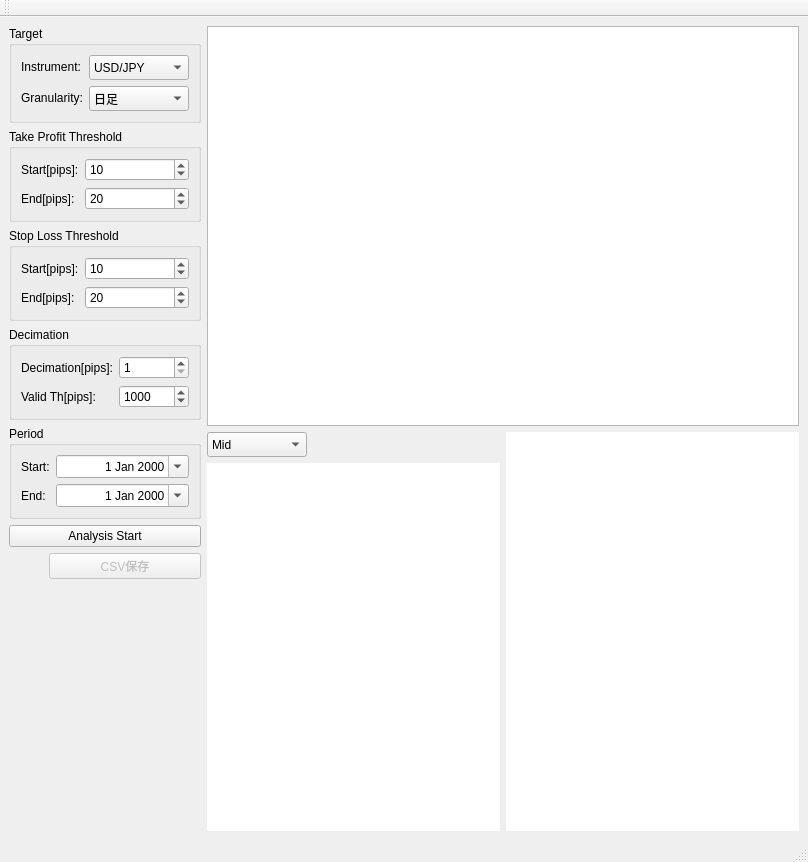
<?xml version="1.0" encoding="UTF-8"?>
<ui version="4.0">
 <class>qmainwindow</class>
 <widget class="QMainWindow" name="qmainwindow">
  <property name="geometry">
   <rect>
    <x>0</x>
    <y>0</y>
    <width>808</width>
    <height>862</height>
   </rect>
  </property>
  <property name="windowTitle">
   <string>qmainwindow</string>
  </property>
  <widget class="QWidget" name="centralwidget">
   <layout class="QGridLayout" name="gridLayout_3">
    <item row="0" column="0" rowspan="2">
     <layout class="QVBoxLayout" name="verticalLayout">
      <item>
       <widget class="QGroupBox" name="groupBox_3">
        <property name="title">
         <string>Target</string>
        </property>
        <layout class="QFormLayout" name="formLayout_3">
         <item row="0" column="0">
          <widget class="QLabel" name="label_5">
           <property name="text">
            <string>Instrument:</string>
           </property>
          </widget>
         </item>
         <item row="1" column="0">
          <widget class="QLabel" name="label_6">
           <property name="text">
            <string>Granularity:</string>
           </property>
          </widget>
         </item>
         <item row="1" column="1">
          <widget class="QComboBox" name="comboBox_tech_gran">
           <property name="sizePolicy">
            <sizepolicy hsizetype="Preferred" vsizetype="Preferred">
             <horstretch>0</horstretch>
             <verstretch>0</verstretch>
            </sizepolicy>
           </property>
           <property name="minimumSize">
            <size>
             <width>100</width>
             <height>25</height>
            </size>
           </property>
           <item>
            <property name="text">
             <string>日足</string>
            </property>
           </item>
          </widget>
         </item>
         <item row="0" column="1">
          <widget class="QComboBox" name="comboBox_tech_inst">
           <property name="sizePolicy">
            <sizepolicy hsizetype="Preferred" vsizetype="Preferred">
             <horstretch>0</horstretch>
             <verstretch>0</verstretch>
            </sizepolicy>
           </property>
           <property name="minimumSize">
            <size>
             <width>100</width>
             <height>25</height>
            </size>
           </property>
           <item>
            <property name="text">
             <string>USD/JPY</string>
            </property>
           </item>
          </widget>
         </item>
        </layout>
       </widget>
      </item>
      <item>
       <widget class="QGroupBox" name="groupBox">
        <property name="title">
         <string>Take Profit Threshold</string>
        </property>
        <layout class="QFormLayout" name="formLayout">
         <item row="0" column="0">
          <widget class="QLabel" name="label_2">
           <property name="text">
            <string>Start[pips]:</string>
           </property>
          </widget>
         </item>
         <item row="1" column="0">
          <widget class="QLabel" name="label_7">
           <property name="text">
            <string>End[pips]:</string>
           </property>
          </widget>
         </item>
         <item row="1" column="1">
          <widget class="QSpinBox" name="spinBox_takeProfitThEnd">
           <property name="sizePolicy">
            <sizepolicy hsizetype="Preferred" vsizetype="Preferred">
             <horstretch>0</horstretch>
             <verstretch>0</verstretch>
            </sizepolicy>
           </property>
           <property name="minimum">
            <number>1</number>
           </property>
           <property name="maximum">
            <number>999</number>
           </property>
           <property name="value">
            <number>20</number>
           </property>
          </widget>
         </item>
         <item row="0" column="1">
          <widget class="QSpinBox" name="spinBox_takeProfitThStr">
           <property name="sizePolicy">
            <sizepolicy hsizetype="Preferred" vsizetype="Preferred">
             <horstretch>0</horstretch>
             <verstretch>0</verstretch>
            </sizepolicy>
           </property>
           <property name="minimum">
            <number>1</number>
           </property>
           <property name="maximum">
            <number>999</number>
           </property>
           <property name="value">
            <number>10</number>
           </property>
          </widget>
         </item>
        </layout>
       </widget>
      </item>
      <item>
       <widget class="QGroupBox" name="groupBox_4">
        <property name="title">
         <string>Stop Loss Threshold</string>
        </property>
        <layout class="QFormLayout" name="formLayout_4">
         <item row="0" column="0">
          <widget class="QLabel" name="label_8">
           <property name="text">
            <string>Start[pips]:</string>
           </property>
          </widget>
         </item>
         <item row="1" column="0">
          <widget class="QLabel" name="label_9">
           <property name="text">
            <string>End[pips]:</string>
           </property>
          </widget>
         </item>
         <item row="1" column="1">
          <widget class="QSpinBox" name="spinBox_stopLossThEnd">
           <property name="sizePolicy">
            <sizepolicy hsizetype="Preferred" vsizetype="Preferred">
             <horstretch>0</horstretch>
             <verstretch>0</verstretch>
            </sizepolicy>
           </property>
           <property name="minimum">
            <number>1</number>
           </property>
           <property name="maximum">
            <number>999</number>
           </property>
           <property name="value">
            <number>20</number>
           </property>
          </widget>
         </item>
         <item row="0" column="1">
          <widget class="QSpinBox" name="spinBox_stopLossThStr">
           <property name="sizePolicy">
            <sizepolicy hsizetype="Preferred" vsizetype="Preferred">
             <horstretch>0</horstretch>
             <verstretch>0</verstretch>
            </sizepolicy>
           </property>
           <property name="minimum">
            <number>1</number>
           </property>
           <property name="maximum">
            <number>999</number>
           </property>
           <property name="value">
            <number>10</number>
           </property>
          </widget>
         </item>
        </layout>
       </widget>
      </item>
      <item>
       <widget class="QGroupBox" name="groupBox_5">
        <property name="title">
         <string>Decimation</string>
        </property>
        <layout class="QGridLayout" name="gridLayout_2">
         <item row="0" column="0">
          <widget class="QLabel" name="label_10">
           <property name="text">
            <string>Decimation[pips]:</string>
           </property>
          </widget>
         </item>
         <item row="0" column="1">
          <widget class="QSpinBox" name="spinBox_decimation">
           <property name="sizePolicy">
            <sizepolicy hsizetype="Preferred" vsizetype="Preferred">
             <horstretch>0</horstretch>
             <verstretch>0</verstretch>
            </sizepolicy>
           </property>
           <property name="minimum">
            <number>1</number>
           </property>
           <property name="maximum">
            <number>999</number>
           </property>
          </widget>
         </item>
         <item row="1" column="1">
          <widget class="QSpinBox" name="spinBox_valid_th">
           <property name="sizePolicy">
            <sizepolicy hsizetype="Preferred" vsizetype="Preferred">
             <horstretch>0</horstretch>
             <verstretch>0</verstretch>
            </sizepolicy>
           </property>
           <property name="minimum">
            <number>1</number>
           </property>
           <property name="maximum">
            <number>9999</number>
           </property>
           <property name="value">
            <number>1000</number>
           </property>
          </widget>
         </item>
         <item row="1" column="0">
          <widget class="QLabel" name="label_11">
           <property name="text">
            <string>Valid Th[pips]:</string>
           </property>
          </widget>
         </item>
        </layout>
       </widget>
      </item>
      <item>
       <widget class="QGroupBox" name="groupBox_2">
        <property name="title">
         <string>Period</string>
        </property>
        <layout class="QFormLayout" name="formLayout_2">
         <item row="0" column="0">
          <widget class="QLabel" name="label_3">
           <property name="text">
            <string>Start:</string>
           </property>
          </widget>
         </item>
         <item row="0" column="1">
          <widget class="QDateEdit" name="dateEdit_lower">
           <property name="sizePolicy">
            <sizepolicy hsizetype="Preferred" vsizetype="Preferred">
             <horstretch>0</horstretch>
             <verstretch>0</verstretch>
            </sizepolicy>
           </property>
           <property name="alignment">
            <set>Qt::AlignRight|Qt::AlignTrailing|Qt::AlignVCenter</set>
           </property>
           <property name="calendarPopup">
            <bool>true</bool>
           </property>
          </widget>
         </item>
         <item row="1" column="0">
          <widget class="QLabel" name="label_4">
           <property name="text">
            <string>End:</string>
           </property>
          </widget>
         </item>
         <item row="1" column="1">
          <widget class="QDateEdit" name="dateEdit_upper">
           <property name="sizePolicy">
            <sizepolicy hsizetype="Preferred" vsizetype="Preferred">
             <horstretch>0</horstretch>
             <verstretch>0</verstretch>
            </sizepolicy>
           </property>
           <property name="alignment">
            <set>Qt::AlignRight|Qt::AlignTrailing|Qt::AlignVCenter</set>
           </property>
           <property name="calendarPopup">
            <bool>true</bool>
           </property>
          </widget>
         </item>
        </layout>
       </widget>
      </item>
      <item>
       <widget class="QPushButton" name="pushButton_analysis_start">
        <property name="sizePolicy">
         <sizepolicy hsizetype="Preferred" vsizetype="Preferred">
          <horstretch>0</horstretch>
          <verstretch>0</verstretch>
         </sizepolicy>
        </property>
        <property name="text">
         <string>Analysis Start</string>
        </property>
       </widget>
      </item>
      <item>
       <layout class="QHBoxLayout" name="horizontalLayout_2">
        <property name="spacing">
         <number>0</number>
        </property>
        <item>
         <spacer name="horizontalSpacer">
          <property name="orientation">
           <enum>Qt::Horizontal</enum>
          </property>
          <property name="sizeType">
           <enum>QSizePolicy::Preferred</enum>
          </property>
          <property name="sizeHint" stdset="0">
           <size>
            <width>40</width>
            <height>20</height>
           </size>
          </property>
         </spacer>
        </item>
        <item>
         <widget class="QPushButton" name="pushButton_csv_out">
          <property name="enabled">
           <bool>false</bool>
          </property>
          <property name="text">
           <string>CSV保存</string>
          </property>
         </widget>
        </item>
       </layout>
      </item>
      <item>
       <spacer name="verticalSpacer">
        <property name="orientation">
         <enum>Qt::Vertical</enum>
        </property>
        <property name="sizeHint" stdset="0">
         <size>
          <width>20</width>
          <height>40</height>
         </size>
        </property>
       </spacer>
      </item>
     </layout>
    </item>
    <item row="1" column="1">
     <layout class="QGridLayout" name="gridLayout">
      <item row="0" column="0">
       <widget class="QComboBox" name="comboBox_spread">
        <property name="enabled">
         <bool>true</bool>
        </property>
        <property name="sizePolicy">
         <sizepolicy hsizetype="Fixed" vsizetype="Fixed">
          <horstretch>0</horstretch>
          <verstretch>0</verstretch>
         </sizepolicy>
        </property>
        <property name="minimumSize">
         <size>
          <width>100</width>
          <height>25</height>
         </size>
        </property>
        <item>
         <property name="text">
          <string>Mid</string>
         </property>
        </item>
       </widget>
      </item>
      <item row="0" column="1">
       <spacer name="horizontalSpacer_3">
        <property name="orientation">
         <enum>Qt::Horizontal</enum>
        </property>
        <property name="sizeHint" stdset="0">
         <size>
          <width>40</width>
          <height>20</height>
         </size>
        </property>
       </spacer>
      </item>
      <item row="1" column="0" colspan="2">
       <widget class="QWidget" name="widget_chartView" native="true">
        <property name="enabled">
         <bool>false</bool>
        </property>
        <property name="sizePolicy">
         <sizepolicy hsizetype="Expanding" vsizetype="Expanding">
          <horstretch>0</horstretch>
          <verstretch>0</verstretch>
         </sizepolicy>
        </property>
        <property name="styleSheet">
         <string notr="true">background-color: rgb(255, 255, 255);</string>
        </property>
       </widget>
      </item>
     </layout>
    </item>
    <item row="1" column="2">
     <widget class="QWidget" name="widget_graph" native="true">
      <property name="enabled">
       <bool>false</bool>
      </property>
      <property name="sizePolicy">
       <sizepolicy hsizetype="Expanding" vsizetype="Expanding">
        <horstretch>0</horstretch>
        <verstretch>0</verstretch>
       </sizepolicy>
      </property>
      <property name="styleSheet">
       <string notr="true">background-color: rgb(255, 255, 255);</string>
      </property>
     </widget>
    </item>
    <item row="0" column="1" colspan="2">
     <widget class="QTreeView" name="treeView"/>
    </item>
   </layout>
  </widget>
  <widget class="QMenuBar" name="menubar">
   <property name="geometry">
    <rect>
     <x>0</x>
     <y>0</y>
     <width>808</width>
     <height>28</height>
    </rect>
   </property>
  </widget>
  <widget class="QStatusBar" name="statusbar"/>
  <widget class="QToolBar" name="toolBar">
   <property name="windowTitle">
    <string>toolBar</string>
   </property>
   <attribute name="toolBarArea">
    <enum>TopToolBarArea</enum>
   </attribute>
   <attribute name="toolBarBreak">
    <bool>false</bool>
   </attribute>
  </widget>
 </widget>
 <resources/>
 <connections/>
</ui>
